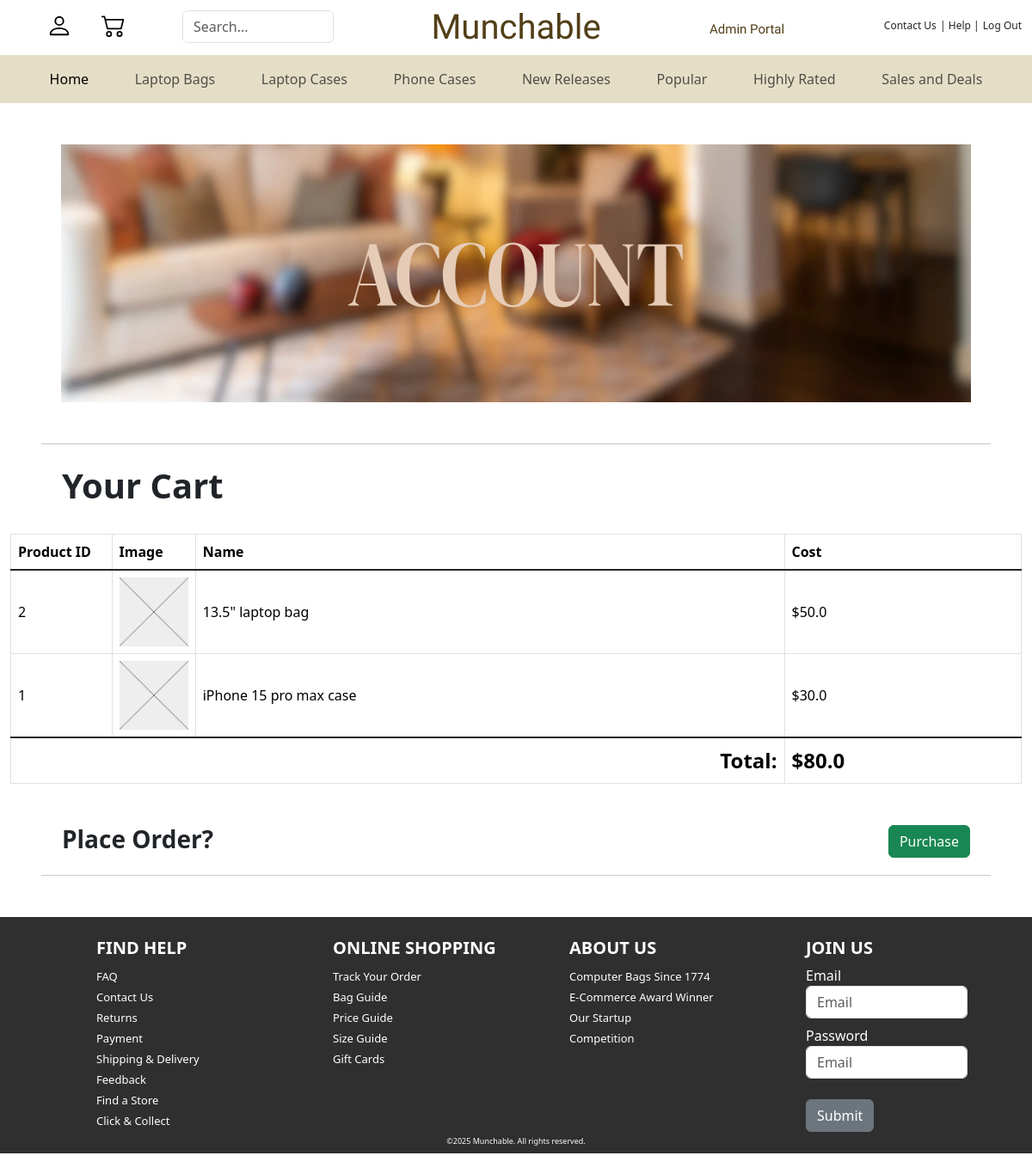
The page /account (signed in) on the database as committed earlier.
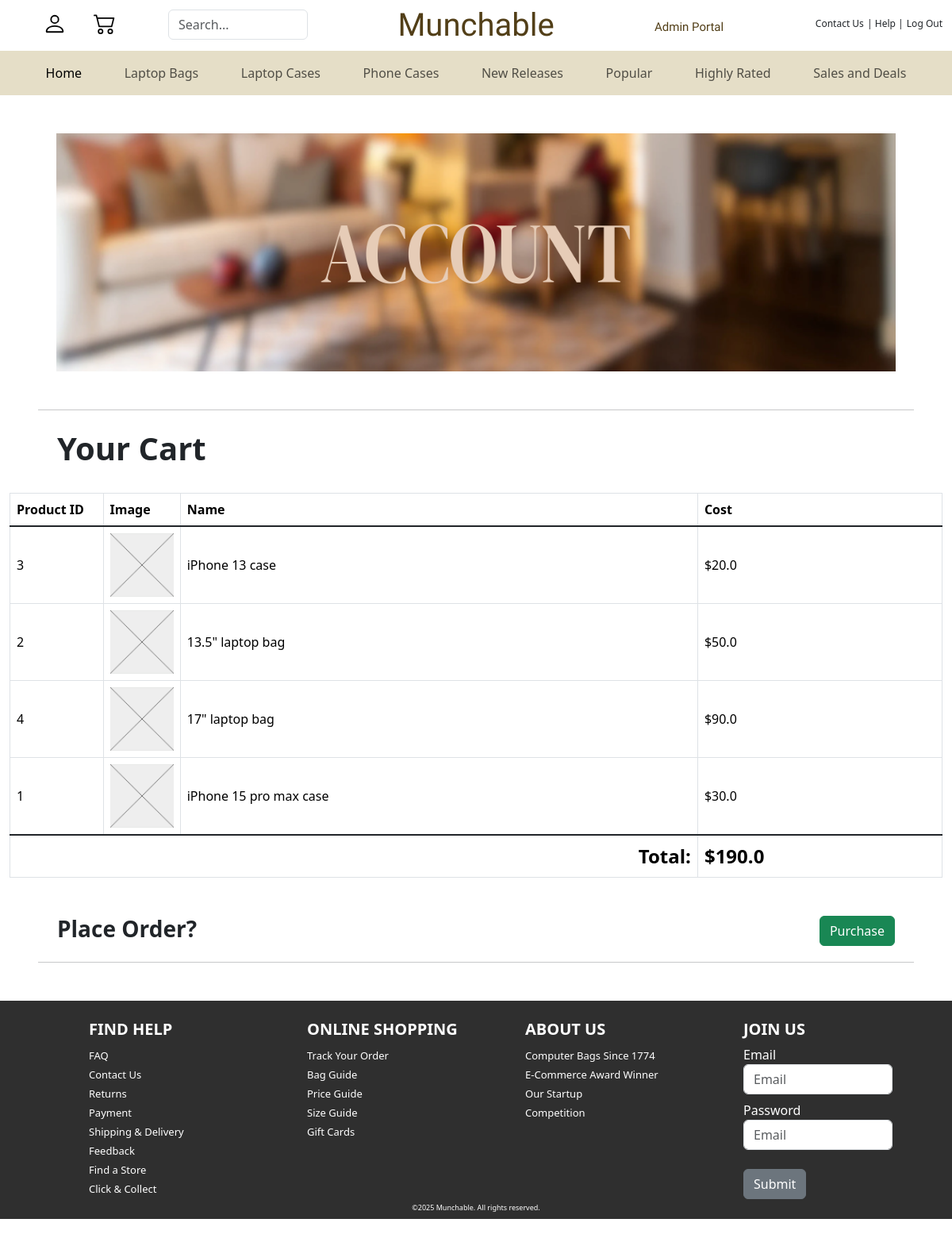
The same page on the database as committed later.
### tables this page shows
CREATE TABLE tbl_items(
  	id INTEGER,
	name VARCHAR(50),
  	cost FLOAT,
  	image BLOB,
  	stock INT,
    PRIMARY KEY (id)
);

### app.py (the view, shortened to what this page needs)
@app.route('/account', methods=['GET', 'POST'])
def account():
    data = cat_description_get()
    role = session.get('role', None)  # None if not logged in
    user = session.get('id', None)
    if request.form.get('action') == 'login':
       return redirect('/login')
    if request.form.get('action') == 'admin':
       return redirect('/admin')
    if request.form.get('action') == 'account':
       return redirect('/account')
    usercart = [c for c in data[3] if c['userid'] == user]  # data[3] is carts
    total = 0
    for c in usercart:
        for i in data[0]:  # data[0] is items
            if i['id'] == c['product']:
                total += i['cost']
    return render_template("account.html", items=data[0], carts=data[3], role=role, user=user, total=total)

### app.py (called while the page is built)
def get_db_connection():
  conn = None;
  try:
      conn = sqlite3.connect("assets/shopped_data.db");
      print("---------------------------------------------------------------")
      print("[LOG] - Connected to database. Version", sqlite3.version);
  except Error as er:
      print(er);
  conn.row_factory = sqlite3.Row;
  sql = """
          PRAGMA foreign_keys = ON
          """
  conn.execute(sql);
  return conn

def cat_description_get():
    conn = get_db_connection()
    cur = conn.cursor()
    all_items = cur.execute('SELECT * FROM tbl_items').fetchall()
    all_categories = cur.execute('SELECT * FROM tbl_filters').fetchall()
    all_filters = cur.execute('SELECT * FROM tbl_filters_names').fetchall()
    all_carts = cur.execute('SELECT * FROM tbl_carts').fetchall()
    all_purchs = cur.execute('SELECT * FROM tbl_purchs').fetchall()
    all_purchs_items = cur.execute('SELECT * FROM tbl_purchs_items').fetchall()
    print("[LOG] - All relevant tables have been selected")
    print("---------------------------------------------------------------")
    cur.close()
    return all_items, all_categories, all_filters, all_carts, all_purchs, all_purchs_items

### templates/account.html (shortened to what this page needs)
<!doctype html>
<html lang="en" data-bs-theme="auto">
<head>
    <link href="https://cdn.jsdelivr.net/npm/bootstrap@5.3.3/dist/css/bootstrap.min.css" rel="stylesheet"
>
    <link rel="stylesheet" href="https://cdn.jsdelivr.net/npm/@docsearch/css@3">
    <link rel="stylesheet" href="https://cdn.jsdelivr.net/npm/bootstrap-icons@1.11.3/font/bootstrap-icons.min.css">
    <link href="../assets/dist/css/bootstrap.min.css" rel="stylesheet">
</head>
<body>
    <div class="container-fluid mt-2">
        <div class="row">
            <div class="col-2 text-center d-flex justify-content-center gap-2">
                <form method="POST">
                    <button type="submit" name="action" value="login" class="btn">
                        <svg width="30" height="30">
                            <use xlink:href="#user"></use>
                        </svg>
                    </button>
                </form>
                <form method="POST">
                    <button type="submit" name="action" value="account" class="btn">
                        <svg width="28" height="28">
                            <use xlink:href="#cart"></use>
                        </svg>
                    </button>
                </form>
            </div>
            <div class="col-2 mt-1">
                <input type="search" class="form-control" id="search-input" placeholder="Search..." autocomplete="off"
                    spellcheck="false">
            </div>
            <div class="col-4 text-center" style="font-family:'Special Elite'; color:rgb(82, 63, 24)">
                <h1>Munchable</h1>
            </div>
            {% if role == 'admin' %}
            <form method="POST" class="col-2 mt-2">
                <button type="submit" name="action" value="admin" class="btn"
                    style="font-size: 15px; font-family:'Special Elite'; color:#523f18">
                    Admin Portal
                </button>
            </form>
            {% else %}
            <div class="col"></div>
            {% endif %}
            <div class="col-2 text-end mt-2">
                <a href="login" class="text-decoration-none text-reset fw-lighter" style="font-size: 12px;">Contact
                    Us</a>
                <a href="login" class="text-decoration-none text-reset fw-lighter" style="font-size: 12px;">| Help |</a>
                <a href="login" class="text-decoration-none text-reset fw-lighter" style="font-size: 12px;">Log Out</a>
            </div>
        </div>
    </div>
    <nav class="navbar navbar-expand" style="background-color:#e5dec7">
        <div class="container-fluid">
            <ul class="navbar-nav d-flex w-100 justify-content-evenly">
                <li class="nav-item">
                    <a class="nav-link active" aria-current="page" href="home">Home</a>
                </li>
                <li class="nav-item">
                    <a class="nav-link" href="shop">Laptop Bags</a>
                </li>
                <li class="nav-item">
                    <a class="nav-link" href="shop">Laptop Cases</a>
                </li>
                <li class="nav-item">
                    <a class="nav-link" href="shop">Phone Cases</a>
                </li>
                <li class="nav-item">
                    <a class="nav-link" href="shop">New Releases</a>
                </li>
                <li class="nav-item">
                    <a class="nav-link" href="shop">Popular</a>
                </li>
                <li class="nav-item">
                    <a class="nav-link" href="shop">Highly Rated</a>
                </li>
                <li class="nav-item">
                    <a class="nav-link" href="shop">Sales and Deals</a>
                </li>
            </ul>
        </div>
    </nav>
    <div class="container-fluid text-center mt-5">
        <img src="/assets/images/Untitled presentation (3).png" height="300px" width="90%">
    </div>
    <hr class="mx-5 mt-5 mb-4">
    <div class="container-fluid d-flex justify-content-between mb-4" style="width: 90%">
        <h1 class="fw-bold">Your Cart</h1>
    </div>
    <div class="container-fluid">
        <table class="table table-hover table-bordered align-middle">
            <thead>
                <tr>
                    <th scope="col" width="10%">Product ID</th>
                    <th scope="col" width="80px">Image</th>
                    <th scope="col">Name</th>
                    <th scope="col">Cost</th>
                </tr>
            </thead>
            <tbody class="table-group-divider">
                {% for c in carts if c['userid'] == user %}
                {% for i in items if i['id'] == c['product'] %}
                <tr>
                    <td>{{ i['id'] }}</td>
                    <td><img src="/assets/images/Screen Shot 2025-09-09 at 12.11.10 PM.png" height="80px"></td>
                    <td>{{ i['name'] }}</td>
                    <td>${{ i['cost'] }}</td>
                </tr>
                {% endfor %}
                {% endfor %}
            </tbody>
            <tfoot class="table-group-divider">
                <tr>
                    <th colspan="3" class="text-end fs-4">Total:</th>
                    <th class="fs-4">${{ total }}</th>
                </tr>
            </tfoot>
        </table>
    </div>
    <div class="container-fluid d-flex justify-content-between mt-5" style="width: 90%">
        <h3 class="fw-bold">Place Order?</h3>
        <form method="POST">
            <button type="submit" name="action" value="order" class="btn btn-success"
                {% if total == 0 %}disabled{% endif %}>
                Purchase
            </button>
        </form>
    </div>
    <hr class="mx-5">
    <div class="container-fluid mt-5 mb-4" style="background-color:rgb(47, 47, 47); height:275px;">
        <div class="row" style="color:white">
            <div class="col offset-md-1">
                <a href="#" class="text-decoration-none text-reset">
                    <h5 class="fw-bold pt-4">FIND HELP</h5>
                </a>
                <a href="#" class="text-decoration-none text-reset" style="font-size:13px;">
                    FAQ <br>Contact Us <br>Returns <br>Payment <br>Shipping & Delivery <br>Feedback <br>Find a Store
                    <br>Click & Collect
                </a>
            </div>
            <div class="col">
                <a href="#" class="text-decoration-none text-reset">
                    <h5 class="fw-bold pt-4">ONLINE SHOPPING</h5>
                </a>
                <a href="#" class="text-decoration-none text-reset" style="font-size:13px;">
                    Track Your Order <br>Bag Guide <br>Price Guide <br>Size Guide <br>Gift Cards
                </a>
            </div>
            <div class="col">
                <a href="#" class="text-decoration-none text-reset">
                    <h5 class="fw-bold pt-4">ABOUT US</h5>
                </a>
                <a href="#" class="text-decoration-none text-reset" style="font-size:13px;">
                    Computer Bags Since 1774 <br>E-Commerce Award Winner <br>Our Startup <br>Competition
                </a>
            </div>
            <div class="col">
                <a href="#" class="text-decoration-none text-reset">
                    <h5 class="fw-bold pt-4">JOIN US</h5>
                </a>
                <h8>Email</h8>
                <input class="form-control mb-2 w-75" placeholder="Email" autocomplete="off" spellcheck="false">
                <h8>Password</h8>
                <input class="form-control w-75" placeholder="Email" autocomplete="off" spellcheck="false">
                <form method="POST">
                    <button type="submit" name="action" value="login" class="btn btn-secondary mt-4">Submit</button>
                </form>
            </div>
        </div>
        <div class="row text-center mt-1">
            <a style="color:white; font-size:9px;">©2025 Munchable. All rights reserved.</a>
        </div>
    </div>
    <div class="toast-container position-fixed bottom-0 end-0 p-3">
    </div>
</body>
</html>

Rows that differ between the two databases and show on the page:
changed tbl_carts (number 1 of 4 on the later page): gains tbl_items (id "3", name "iPhone 13 case", cost "20.0"); loses tbl_items (id "2", name "13.5\" laptop bag", cost "50.0")
added tbl_carts: tbl_items (id "2", name "13.5\" laptop bag", cost "50.0")
changed tbl_carts (number 3 of 4 on the later page): gains tbl_items (id "4", name "17\" laptop bag", cost "90.0"); loses tbl_items (id "1", name "iPhone 15 pro max case", cost "30.0")
added tbl_carts: tbl_items (id "1", name "iPhone 15 pro max case", cost "30.0")
Other text that changed with them:
{{ total }}: "80.0" → "190.0"
